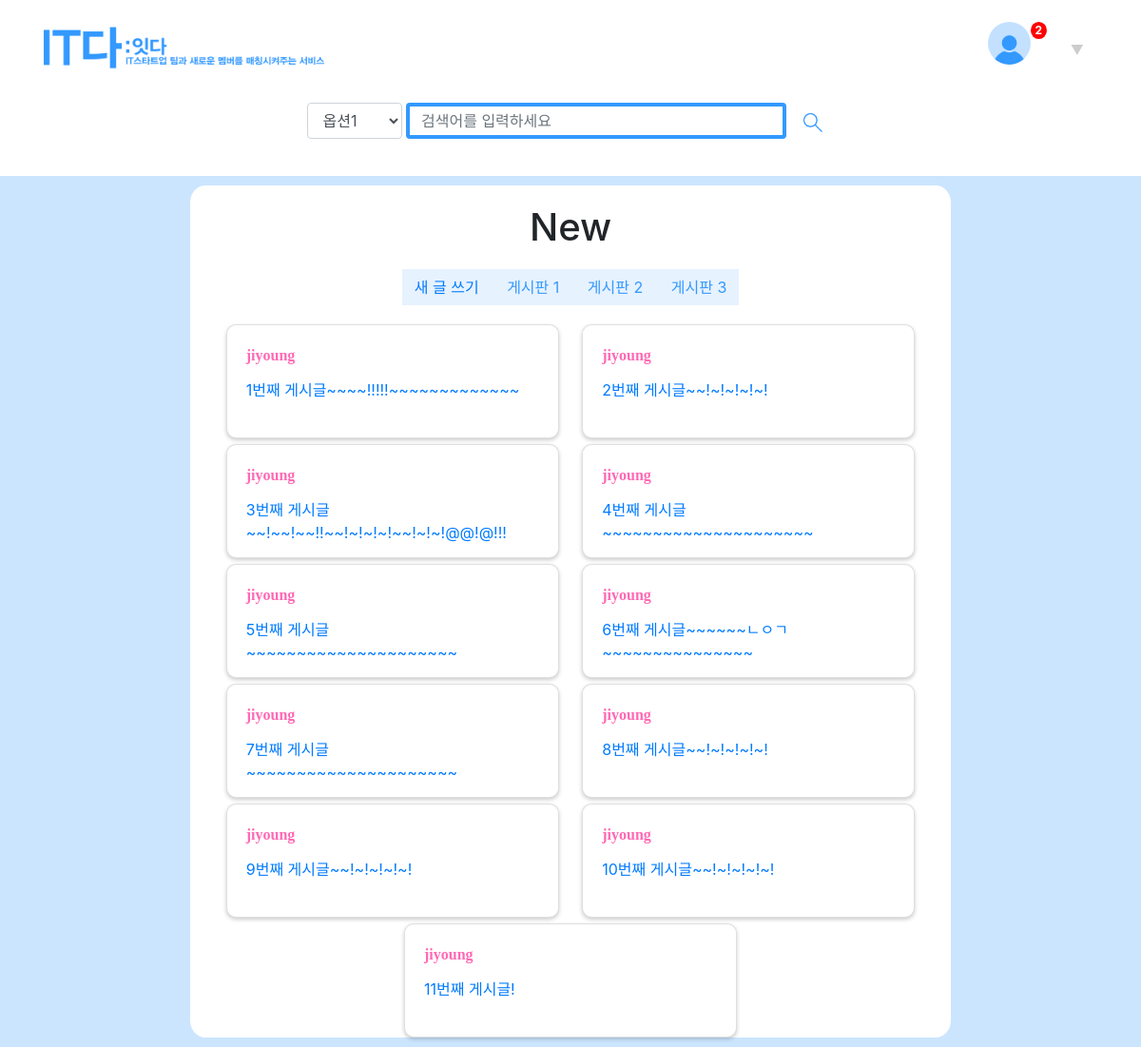
The page /blog/home/ (signed in) on the database its author committed.
### blog/models.py (models this page shows, shortened)
class Post(models.Model):
    author = models.ForeignKey('auth.User', on_delete=models.CASCADE)
    title = models.CharField(max_length = 200)
    text = models.TextField()
    created_date = models.DateTimeField(default = timezone.now)
    published_date = models.DateTimeField(blank = True, null = True)

### blog/views.py (the view)
# urls.py: path('home/', views.home, name = 'home'),
def home(request) :
    posts = Post.objects
    return render(request, 'blog/home.html', {'posts':posts})

### blog/templates/blog/home.html
{% extends "blog/base.html" %}
{% block content %}
<center>
    <div class="container-fluid" style="position: block; left:50%; margin: 0; background: #cce5ff; padding-right: 5px; padding-left: 5px;">
        <div class="container-fluid" style="position: block; margin-top:10px; margin-bottom:10px; max-width: 800px; min-height: 530px; background: #ffffff; border-radius: 2%; border: #3399ff">
            <div style="display: block;">
                <h1 style="display:block; margin:20px 20px;">New</h1>
                <div class="btn-group" role="group" aria-label="..." style="background: #e7f2ff; border: #3399ff; display: inline-block; position:relative; right:0; margin-bottom:20px;">
                    <button type="button" class="btn btn-default" style="color: #3399ff"><a href="{% url 'new' %}">새 글 쓰기</a></button>
                    <button type="button" class="btn btn-default" style="color: #3399ff">게시판 1</button>
                    <button type="button" class="btn btn-default" style="color: #3399ff">게시판 2</button>
                    <button type="button" class="btn btn-default" style="color: #3399ff">게시판 3</button>
                </div>
            </div>
            {% for post in posts.all %}
            <a href="{% url 'detail' post.id %}">
            <div style="text-align: left; display: inline-block; margin:0 10px;">
                <div class="card" style="cursor:pointer; width: 350px; height: 120px;">
                    <p class="title"><b>{{post.author}}</b></p>
                    <p class="discription">{{post.title}}</p>
                </div>
            </div></a>
            {% endfor %}
        </div>
    </div>
</center>
{% endblock %}

### blog/templates/blog/base.html (shortened to what this page needs)
{% load static %}
<head>
    <link rel="stylesheet" href="https://stackpath.bootstrapcdn.com/bootstrap/4.3.1/css/bootstrap.min.css">
</head>
<body>
    <nav class="navbar navbar-default navbar-fixed-top" >
        <div class="container-fluid">
            <div class="navbar-header" style="width: 100%; margin: 15px;">
                <a class="navbar-brand" href="{% url 'home' %}">
                <img src={% static 'img/itda_Logo_Text.png' %} style="height: 45px;">
                </a>
                {% if user.is_active %}
                <div class="btn-group">
                    <a href="">
                        <img alt="profile" src={% static 'img/profile_background.png' %} style="width: 45px; height: 45px;" alt="" class="img-circle">
                    </a><span class="badge" style="height: 100%; background: red; position:relative; color: #ffffff;">2</span>
                    <div class="menubar">
                        <ul>
                            <li><a href="#" id="current">▼</a>
                            </li>
                        </ul>
                    </div>
                </div>
                {% else %}
                <div class="login" style="padding-top: 10px;">
                    <a href="{% url 'login' %}" >로그인</a>
                </div>
                {% endif %}
                <center>
                <form class="navbar-form container-fluid" role="search" style="padding-top: 30px; margin:0 auto; display:block;">
                    <div class="form-group" style=" display:inline-block;">
                        <div style="display:inline-block;"><select class="form-control" style="width:100px">
                            <option>옵션1</option>
                        </select>
                        </div>
                        <div style="display:inline-block;">
                        <input type="text" class="form-control" style="border-color: #3399ff; border-width: 4px; width: 400px; display: inline-block;" placeholder="검색어를 입력하세요">
                        </div>
                        <button type="submit" class="btn btn-default"><img alt="search" src={% static 'img/search_Icon.png' %} style="width: 20px;">
                        </button>
                    </div>
                </form>
                </center>
            </div>
        </div>
    </nav>
    {% block content %}
    {% endblock %}
</body>

### blog/templates/blog/base.html (style rules this page uses)
div { display: inline-block; }
.img-circle, .badge { border-radius: 50%; }
.btn-group, .login { position: absolute; right: 35px; }
.menubar { font-size:14px; }
.menubar ul { height:50px; list-style:none; margin:0; padding:15; }
.menubar li a { color:#cccccc; display:block; font-weight:normal; line-height:30px; margin:0px; padding:0px 10px; text-align:center; }
p { margin: 0; }
.card { position: relative; display: inline-block; text-align: left; background: #FFFFFF; box-shadow: 0 2px 4px 0 rgba(0,0,0,0.20); border-radius: 10px; width:300px; overflow: hidden; transition: 0.3s ease-in; }
.title { font-family: NotoSansCJKkr-DemiLight; font-size: 16px; margin:20px 20px 0 20px; }
.title > b { color:hotpink; }
.discription { margin:12px 20px 30px 20px; }

### rows shown on the page
Post: author "jiyoung", title "1번째 게시글~~~~!!!!!~~~~~~~~~~~~~"
Post: author "jiyoung", title "2번째 게시글~~!~!~!~!~!"
Post: author "jiyoung", title "3번째 게시글~~!~~!~~!!~~!~!~!~!~~!~!~!@@!@!!!"
Post: author "jiyoung", title "4번째 게시글~~~~~~~~~~~~~~~~~~~~~"
Post: author "jiyoung", title "5번째 게시글~~~~~~~~~~~~~~~~~~~~~"
Post: author "jiyoung", title "6번째 게시글~~~~~~ㄴㅇㄱ~~~~~~~~~~~~~~~"
Post: author "jiyoung", title "7번째 게시글~~~~~~~~~~~~~~~~~~~~~"
Post: author "jiyoung", title "8번째 게시글~~!~!~!~!~!"
Post: author "jiyoung", title "9번째 게시글~~!~!~!~!~!"
Post: author "jiyoung", title "10번째 게시글~~!~!~!~!~!"
Post: author "jiyoung", title "11번째 게시글!"
